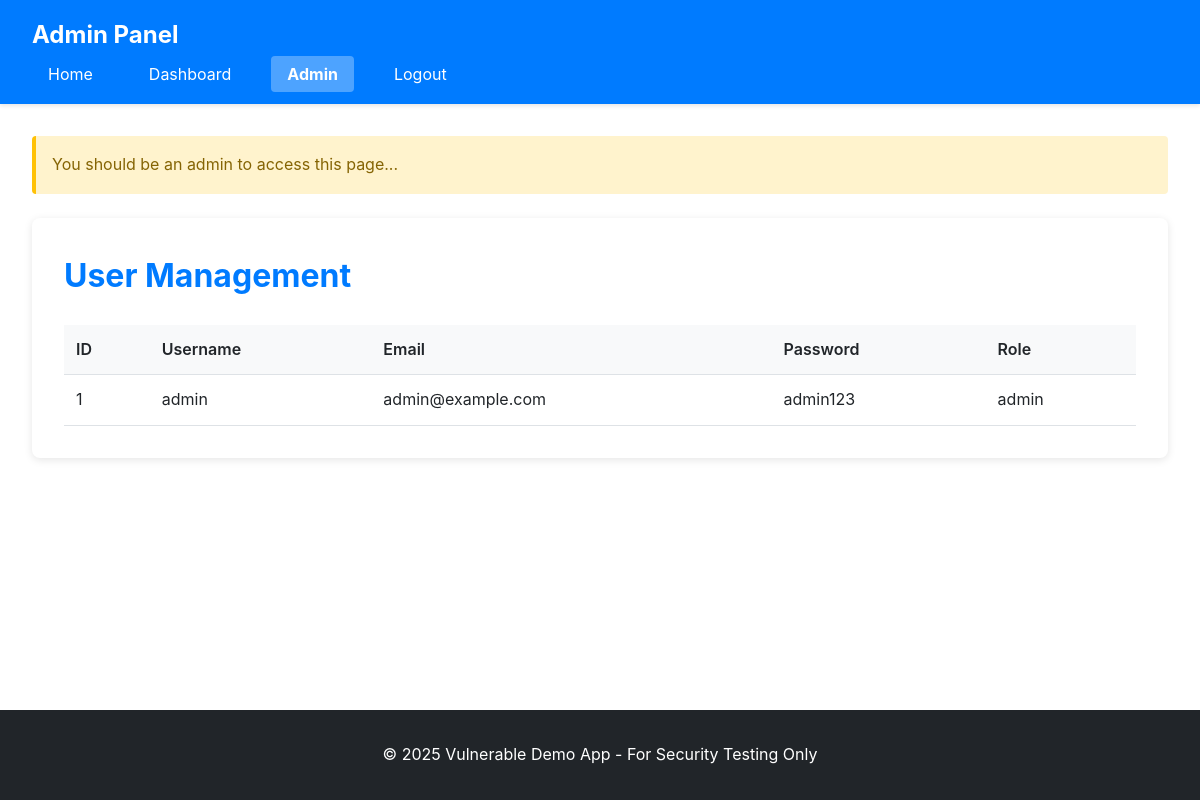
Before: /pages/admin.php with the older database file.
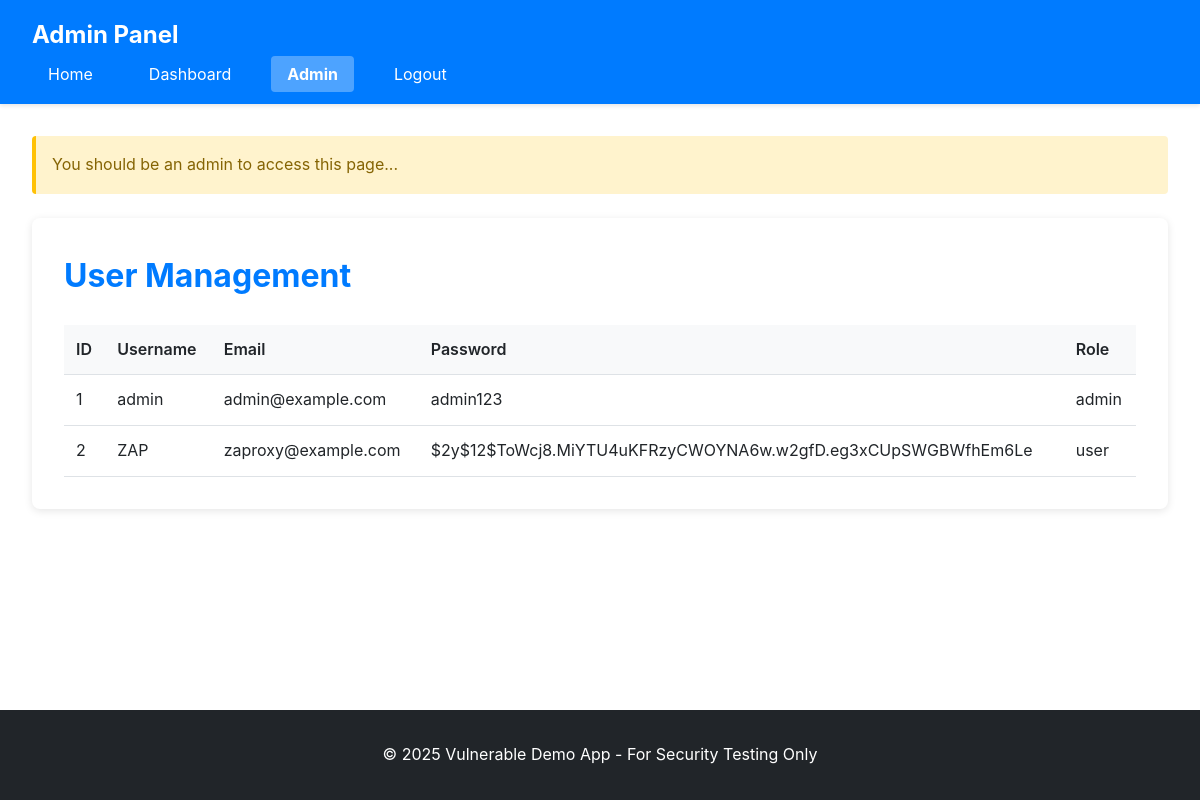
After: the same page with the newer database file.
### tables this page shows
CREATE TABLE users (
        id INTEGER PRIMARY KEY AUTOINCREMENT,
        username TEXT NOT NULL,
        password TEXT NOT NULL,
        email TEXT,
        role TEXT DEFAULT 'user',
        created_at DATETIME DEFAULT CURRENT_TIMESTAMP
    );

### pages/admin.php (the view, shortened to what this page needs)
<?php
$db = getDBConnection();
if (!isset($_SESSION['role']) || $_SESSION['role'] != 'admin') {
    $warning = "You should be an admin to access this page...";
}
$users = $db->query("SELECT * FROM users")->fetchAll(PDO::FETCH_ASSOC);
?>
<!DOCTYPE html>
<html lang="en">
<head>
    <link rel="stylesheet" href="/vulnerable-app/assets/css/style.css">
</head>
<body>
    <header role="banner">
        <nav role="navigation" aria-label="Main navigation">
            <h1>Admin Panel</h1>
            <ul>
                <li><a href="/vulnerable-app/home">Home</a></li>
                <li><a href="/vulnerable-app/dashboard">Dashboard</a></li>
                <li><a href="/vulnerable-app/admin" aria-current="page">Admin</a></li>
                <li><a href="/vulnerable-app/logout">Logout</a></li>
            </ul>
        </nav>
    </header>
    <main role="main" id="main-content">
        <?php if (isset($warning)): ?>
            <div class="warning" role="alert">
                <?php echo $warning; ?>
            </div>
        <?php endif; ?>
        <section aria-labelledby="admin-heading">
            <h2 id="admin-heading">User Management</h2>
            <table role="table" aria-label="User list">
                <thead>
                    <tr>
                        <th>ID</th>
                        <th>Username</th>
                        <th>Email</th>
                        <th>Password</th>
                        <th>Role</th>
                    </tr>
                </thead>
                <tbody>
                    <?php foreach ($users as $user): ?>
                        <tr>
                            <td><?php echo $user['id']; ?></td>
                            <td><?php echo $user['username']; ?></td>
                            <td><?php echo $user['email']; ?></td>
                            <td><?php echo $user['password']; ?></td>
                            <td><?php echo $user['role']; ?></td>
                        </tr>
                    <?php endforeach; ?>
                </tbody>
            </table>
        </section>
    </main>
    <footer role="contentinfo">
        <p>&copy; 2025 Vulnerable Demo App - For Security Testing Only</p>
    </footer>
</body>
</html>

Changed rows visible on the page:
added users: id "2", username "ZAP", email "zaproxy@example.com", password "$2y$12$ToWcj8.MiYTU4uKFRzyCWOYNA6w.w2gfD.eg3xCUpSWGBWfhEm6Le", role "user"
